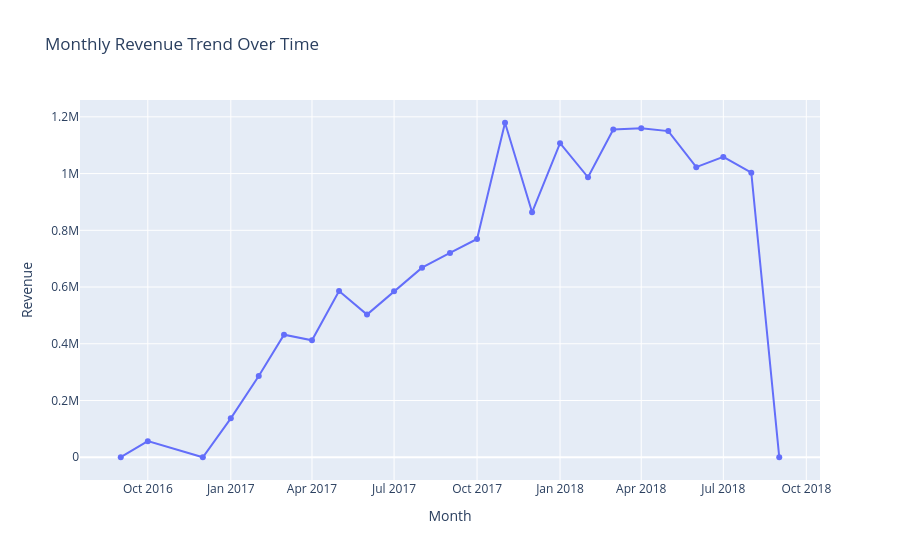

The code cell stored with this chart in its notebook:
### Code cell
query = """
SELECT
  FORMAT_DATE('%Y-%m', oi.order_purchase_date) AS month,
  SUM(oi.payment_value) AS revenue,
  COUNT(DISTINCT oi.order_id) AS orders
FROM olist_data_warehouse.order_items oi
GROUP BY 1
ORDER BY 1;
"""

df_monthly = pd.read_sql(query, engine)
print(df_monthly.head())

# Plot the revenue trend as a time series
import plotly.express as px
fig = px.line(df_monthly, x='month', y='revenue', markers=True,
              title='Monthly Revenue Trend Over Time')
fig.update_layout(xaxis_title='Month', yaxis_title='Revenue')
fig.show()

### Figure 1 — Plotly figure (JSON) as saved in the notebook; plotly's stock layout.template omitted (floating-point values rounded to 4 significant figures)
{"data": [{"hovertemplate": "month=%{x}<br>revenue=%{y}<extra></extra>", "legendgroup": "", "line": {"color": "#636efa", "dash": "solid"}, "marker": {"symbol": "circle"}, "mode": "lines+markers", "name": "", "orientation": "v", "showlegend": false, "type": "scatter", "x": ["2016-09", "2016-10", "2016-12", "2017-01", "2017-02", "2017-03", "2017-04", "2017-05", "2017-06", "2017-07", "2017-08", "2017-09", "2017-10", "2017-11", "2017-12", "2018-01", "2018-02", "2018-03", "2018-04", "2018-05", "2018-06", "2018-07", "2018-08", "2018-09"], "xaxis": "x", "y": [354.8, 56810.0, 19.62, 137200.0, 286300.0, 432000.0, 412400.0, 586200.0, 503000.0, 585000.0, 668200.0, 720400.0, 769300.0, 1179000.0, 863500.0, 1107000.0, 986900.0, 1155000.0, 1160000.0, 1150000.0, 1023000.0, 1059000.0, 1003000.0, 166.5], "yaxis": "y"}], "layout": {"legend": {"tracegroupgap": 0}, "title": {"text": "Monthly Revenue Trend Over Time"}, "xaxis": {"anchor": "y", "domain": [0, 1], "title": {"text": "Month"}}, "yaxis": {"anchor": "x", "domain": [0, 1], "title": {"text": "Revenue"}}}}
